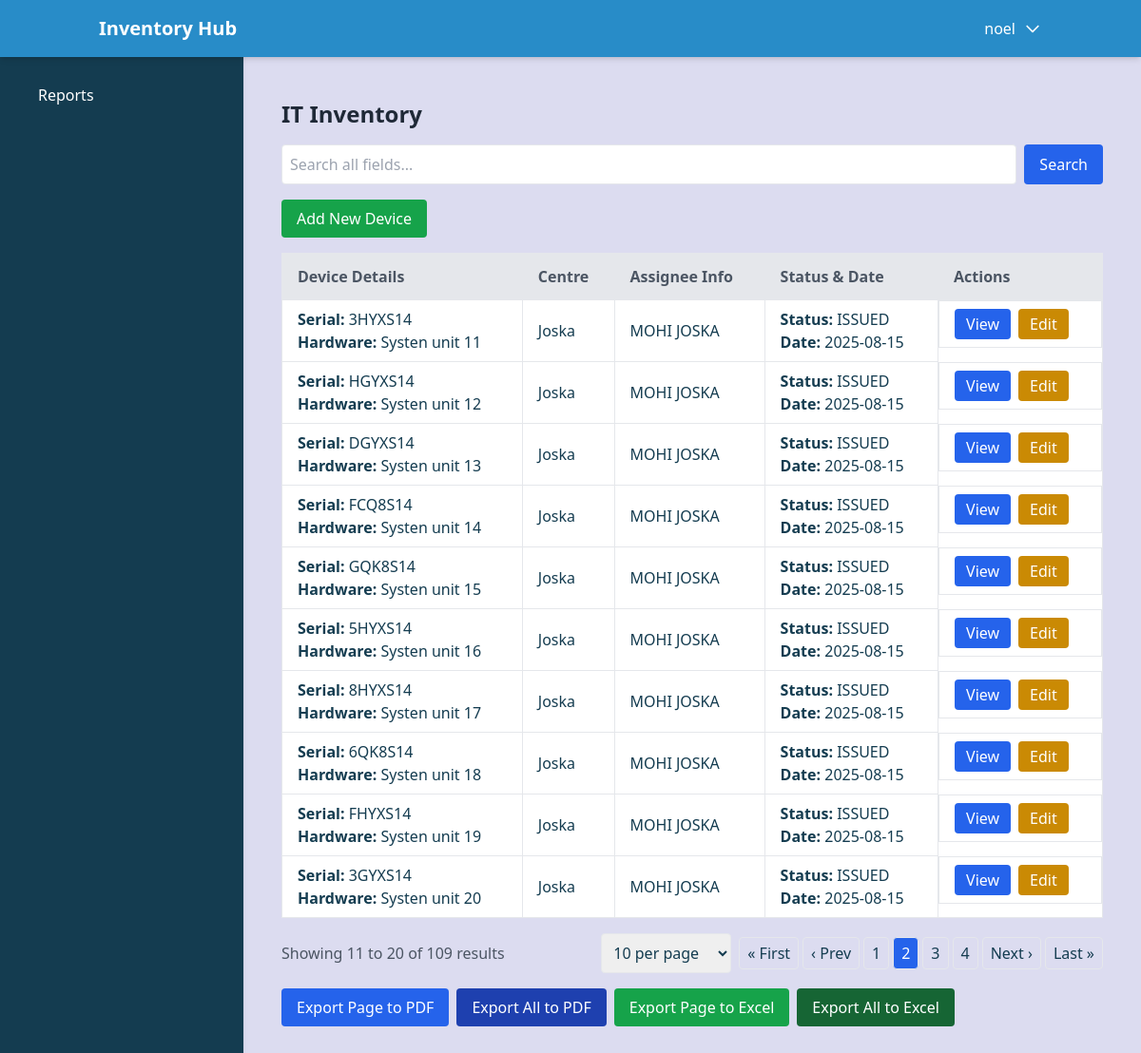
/display/displaycsv/?page=2&items_per_page=10 (signed in), run on an earlier commit of the app's database.
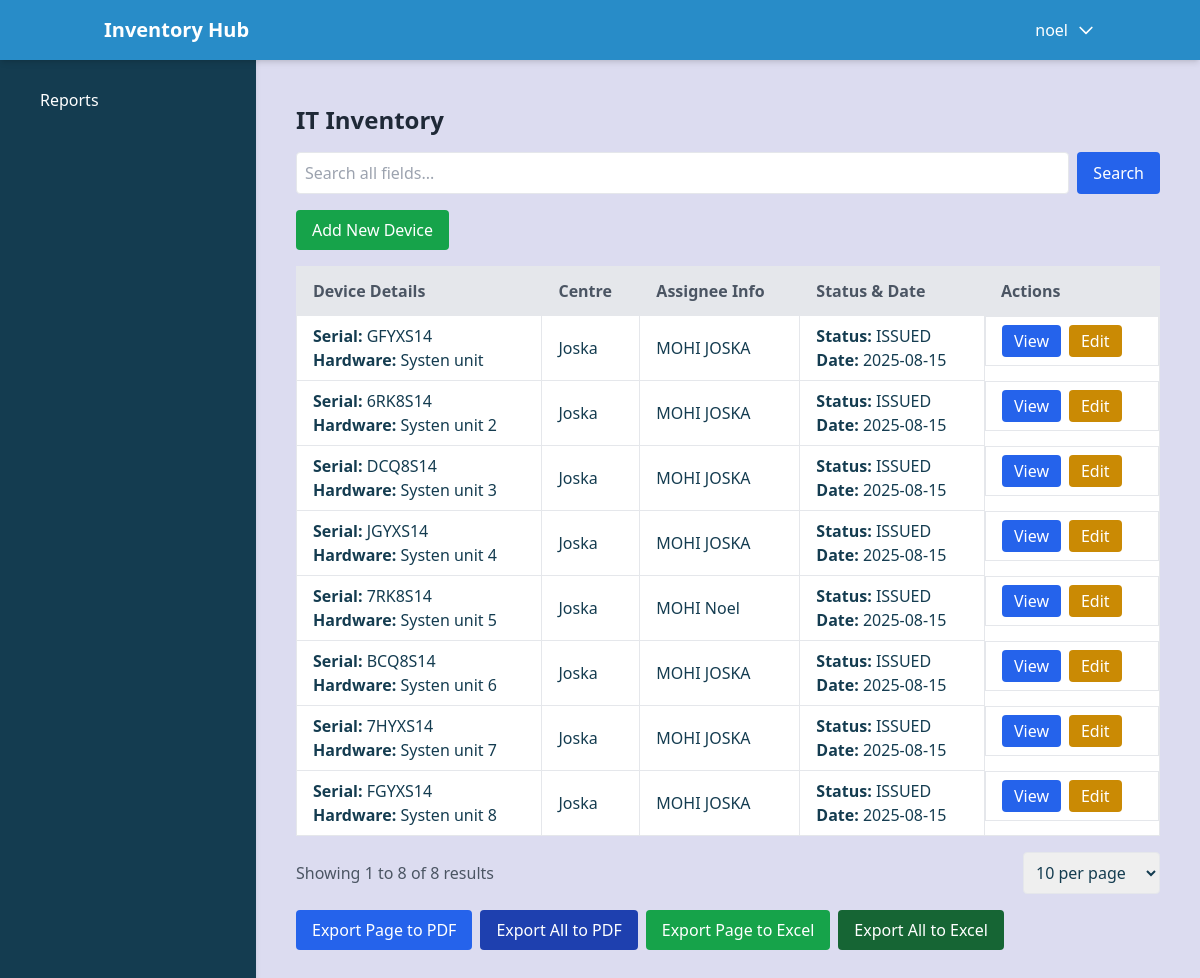
And on a later commit of the database.
### devices/models.py (models this page shows, shortened)
class Import(models.Model):
    centre = models.ForeignKey(Centre, on_delete=models.SET_NULL, null=True, blank=True)
    department = models.CharField(max_length=100, blank=True, null=True)
    hardware = models.CharField(max_length=100, blank=True, null=True)
    system_model = models.CharField(max_length=100, blank=True, null=True)
    processor = models.CharField(max_length=100, blank=True, null=True)
    ram_gb = models.CharField(max_length=10, blank=True, null=True)
    hdd_gb = models.CharField(max_length=10, blank=True, null=True)
    serial_number = models.CharField(max_length=100, blank=True, null=True)
    assignee_first_name = models.CharField(max_length=50, blank=True, null=True)
    assignee_last_name = models.CharField(max_length=50, blank=True, null=True)
    assignee_email_address = models.EmailField(blank=True, null=True)
    device_condition = models.CharField(max_length=100, blank=True, null=True)
    status = models.CharField(max_length=50, blank=True, null=True)
    date = models.DateField(blank=True, null=True)
    added_by = models.ForeignKey(CustomUser, on_delete=models.SET_NULL, null=True, related_name='imports_added')
    approved_by = models.ForeignKey(CustomUser, on_delete=models.SET_NULL, null=True, blank=True, related_name='imports_approved')
    is_approved = models.BooleanField(default=False)
    reason_for_update = models.TextField(blank=True, null=True)

class Centre(models.Model):
    name = models.CharField(max_length=300)
    centre_code = models.CharField(max_length=30, unique=True)
    def __str__(self):
        return f"{self.name} ({self.centre_code})"

### devices/views.py (the view, shortened to what this page needs)
# urls.py: path('displaycsv/', views.display_csv, name='display_csv'),
@login_required
def display_csv(request):
    if request.user.is_superuser:
        data = Import.objects.all()
        logger.debug("Superuser: Fetching all Import records")
    elif request.user.is_trainer:
        if not request.user.centre:
            logger.warning(f"Trainer {request.user.username} has no associated centre")
            data = Import.objects.none()
        else:
            data = Import.objects.filter(centre=request.user.centre)
            logger.debug(f"Trainer {request.user.username}: Fetching records for centre {request.user.centre}, count: {data.count()}")
    else:
        data = Import.objects.none()
        logger.debug(f"User {request.user.username} is neither superuser nor trainer")
    search_query = request.GET.get('search', '')
    items_per_page = request.GET.get('items_per_page', '10')
    try:
        items_per_page = int(items_per_page)
        if items_per_page not in [10, 25, 50, 100, 500]:
            items_per_page = 10
    except ValueError:
        items_per_page = 10
    paginator = Paginator(data, items_per_page)
    page_number = request.GET.get('page', 1)
    try:
        page_number = int(page_number)
    except ValueError:
        page_number = 1
    try:
        data_on_page = paginator.page(page_number)
    except PageNotAnInteger:
        data_on_page = paginator.page(1)
    except EmptyPage:
        data_on_page = paginator.page(paginator.num_pages)
    logger.debug(f"Page {page_number}: {len(data_on_page)} records, Total pages: {paginator.num_pages}")
    data_with_pending = []
    unapproved_count = 0
    for item in data_on_page:
        pending_update = item.pending_updates.order_by('-created_at').first()
        data_with_pending.append({
            'item': item,
            'pending_update': pending_update
        })
        if not item.is_approved:
            unapproved_count += 1
    report_data = {
        'total_records': data.count(),
        'search_query': search_query,
        'items_per_page': items_per_page,
    }
    items_per_page_options = [10, 25, 50, 100, 500]
    return render(request, 'import/displaycsv.html', {
        'data_with_pending': data_with_pending,
        'paginator': paginator,
        'data': data_on_page,
        'report_data': report_data,
        'centres': Centre.objects.all(),
        'items_per_page_options': items_per_page_options,
        'unapproved_count': unapproved_count
    })

### devices/models.py (called while the page is built)
    def __str__(self):
        return self.username

### devices/templates/import/displaycsv.html (shortened to what the changed rows need)
{% extends 'dashboard.html' %}
{% block content %}
<div class="container mx-auto p-4">
  <h2 class="text-2xl font-bold mb-4 text-gray-800">IT Inventory</h2>
  <div class="overflow-x-auto">
    <table class="min-w-full bg-white border shadow-sm">
      <thead>
        <tr class="bg-gray-200 text-gray-600">
          <th class="py-3 px-4 border text-left">Device Details</th>
          <th class="py-3 px-4 border text-left">Centre</th>
          <th class="py-3 px-4 border text-left">Assignee Info</th>
          <th class="py-3 px-4 border text-left">Status & Date</th>
          <th class="py-3 px-4 border text-left">Actions</th>
        </tr>
      </thead>
      <tbody>
        {% if data_with_pending %}
          {% for entry in data_with_pending %}
            {% with item=entry.item %}
            <tr class="hover:bg-gray-50 animate__animated animate__fadeIn transition duration-150">
              <td class="py-2 px-4 border">
                <strong>Serial:</strong> {{ item.serial_number|default:"N/A" }}<br>
                <strong>Hardware:</strong> {{ item.hardware|default:"N/A" }}
              </td>
              <td class="py-2 px-4 border">{{ item.centre.name|default:"N/A" }}</td>
              <td class="py-2 px-4 border">{{ item.assignee_first_name|default:"N/A" }} {{ item.assignee_last_name|default:"" }}</td>
              <td class="py-2 px-4 border">
                <strong>Status:</strong> {{ item.status|default:"N/A" }}<br>
                <strong>Date:</strong> {{ item.date|date:"Y-m-d"|default:"N/A" }}
              </td>
              <td class="py-2 px-4 border flex space-x-2">
                <button class="bg-blue-600 text-white px-3 py-1 rounded hover:bg-blue-700 transition duration-200" onclick="openModal('viewModal{{ item.id }}')">View</button>
                {% if user.is_superuser or user.is_trainer %}
                  <button class="bg-yellow-600 text-white px-3 py-1 rounded hover:bg-yellow-700 transition duration-200" onclick="openModal('editModal{{ item.id }}')">Edit</button>
                {% endif %}
              </td>
            </tr>
            {% endwith %}
          {% endfor %}
        {% else %}
          <tr>
            <td colspan="5" class="py-2 px-4 border text-center text-gray-600">No records found.</td>
          </tr>
        {% endif %}
      </tbody>
    </table>
  </div>
  {% if paginator.num_pages > 1 or data_with_pending %}
    <div class="flex flex-col md:flex-row justify-between items-center mt-4 space-y-4 md:space-y-0">
      <div class="text-gray-600">
        Showing {{ data.start_index }} to {{ data.end_index }} of {{ report_data.total_records }} results
      </div>
      <div class="flex space-x-2 items-center">
        <div>
          <select onchange="updateItemsPerPage(this)" class="border p-2 rounded focus:outline-none focus:ring-2 focus:ring-blue-500">
            {% for size in items_per_page_options %}
              <option value="{{ size }}" {% if report_data.items_per_page|add:"0" == size|add:"0" %}selected{% endif %}>{{ size }} per page</option>
            {% endfor %}
          </select>
        </div>
        {% if paginator.num_pages > 1 %}
          <div class="flex space-x-1">
            {% if data.has_previous %}
              <a href="{% url 'display_csv' %}?page=1&items_per_page={{ report_data.items_per_page }}" class="px-2 py-1 border rounded hover:bg-gray-200 transition duration-200">&laquo; First</a>
              <a href="{% url 'display_csv' %}?page={{ data.previous_page_number }}&items_per_page={{ report_data.items_per_page }}{% if report_data.search_query %}&search={{ report_data.search_query }}{% endif %}" class="px-2 py-1 border rounded hover:bg-gray-200 transition duration-200">&lsaquo; Prev</a>
            {% endif %}
            {% for num in paginator.page_range %}
              {% if num >= data.number|add:-2 and num <= data.number|add:2 %}
                <a href="{% url 'display_csv' %}?page={{ num }}&items_per_page={{ report_data.items_per_page }}{% if report_data.search_query %}&search={{ report_data.search_query }}{% endif %}" class="px-2 py-1 border rounded {% if num == data.number %}bg-blue-600 text-white{% else %}hover:bg-gray-200{% endif %} transition duration-200">{{ num }}</a>
              {% endif %}
            {% endfor %}
            {% if data.has_next %}
              <a href="{% url 'display_csv' %}?page={{ data.next_page_number }}&items_per_page={{ report_data.items_per_page }}{% if report_data.search_query %}&search={{ report_data.search_query }}{% endif %}" class="px-2 py-1 border rounded hover:bg-gray-200 transition duration-200">Next &rsaquo;</a>
              <a href="{% url 'display_csv' %}?page={{ paginator.num_pages }}&items_per_page={{ report_data.items_per_page }}{% if report_data.search_query %}&search={{ report_data.search_query }}{% endif %}" class="px-2 py-1 border rounded hover:bg-gray-200 transition duration-200">Last &raquo;</a>
            {% endif %}
          </div>
        {% endif %}
      </div>
    </div>
  {% endif %}
</div>
{% endblock %}

What changed in the data, as far as the page shows it:
removed Import: item.serial_number "3HYXS14", item.hardware "Systen unit 11", item.centre.name "Joska", item.assignee_first_name "MOHI", item.assignee_last_name "JOSKA", item.status "ISSUED", item "2025-08-15"
removed Import: item.serial_number "HGYXS14", item.hardware "Systen unit 12", item.centre.name "Joska", item.assignee_first_name "MOHI", item.assignee_last_name "JOSKA", item.status "ISSUED", item "2025-08-15"
removed Import: item.serial_number "DGYXS14", item.hardware "Systen unit 13", item.centre.name "Joska", item.assignee_first_name "MOHI", item.assignee_last_name "JOSKA", item.status "ISSUED", item "2025-08-15"
removed Import: item.serial_number "FCQ8S14", item.hardware "Systen unit 14", item.centre.name "Joska", item.assignee_first_name "MOHI", item.assignee_last_name "JOSKA", item.status "ISSUED", item "2025-08-15"
removed Import: item.serial_number "GQK8S14", item.hardware "Systen unit 15", item.centre.name "Joska", item.assignee_first_name "MOHI", item.assignee_last_name "JOSKA", item.status "ISSUED", item "2025-08-15"
removed Import: item.serial_number "5HYXS14", item.hardware "Systen unit 16", item.centre.name "Joska", item.assignee_first_name "MOHI", item.assignee_last_name "JOSKA", item.status "ISSUED", item "2025-08-15"
removed Import: item.serial_number "8HYXS14", item.hardware "Systen unit 17", item.centre.name "Joska", item.assignee_first_name "MOHI", item.assignee_last_name "JOSKA", item.status "ISSUED", item "2025-08-15"
removed Import: item.serial_number "6QK8S14", item.hardware "Systen unit 18", item.centre.name "Joska", item.assignee_first_name "MOHI", item.assignee_last_name "JOSKA", item.status "ISSUED", item "2025-08-15"
removed Import: item.serial_number "FHYXS14", item.hardware "Systen unit 19", item.centre.name "Joska", item.assignee_first_name "MOHI", item.assignee_last_name "JOSKA", item.status "ISSUED", item "2025-08-15"
removed Import: item.serial_number "3GYXS14", item.hardware "Systen unit 20", item.centre.name "Joska", item.assignee_first_name "MOHI", item.assignee_last_name "JOSKA", item.status "ISSUED", item "2025-08-15"
now on this page (row edited): Import: item.serial_number "GFYXS14", item.hardware "Systen unit", item.centre.name "Joska", item.assignee_first_name "MOHI", item.assignee_last_name "JOSKA", item.status "ISSUED", item "2025-08-15"
now on this page (row edited): Import: item.serial_number "6RK8S14", item.hardware "Systen unit 2", item.centre.name "Joska", item.assignee_first_name "MOHI", item.assignee_last_name "JOSKA", item.status "ISSUED", item "2025-08-15"
now on this page (row edited): Import: item.serial_number "DCQ8S14", item.hardware "Systen unit 3", item.centre.name "Joska", item.assignee_first_name "MOHI", item.assignee_last_name "JOSKA", item.status "ISSUED", item "2025-08-15"
now on this page (row edited): Import: item.serial_number "JGYXS14", item.hardware "Systen unit 4", item.centre.name "Joska", item.assignee_first_name "MOHI", item.assignee_last_name "JOSKA", item.status "ISSUED", item "2025-08-15"
now on this page (row edited): Import: item.serial_number "7RK8S14", item.hardware "Systen unit 5", item.centre.name "Joska", item.assignee_first_name "MOHI", item.assignee_last_name "Noel", item.status "ISSUED", item "2025-08-15"
now on this page (row edited): Import: item.serial_number "BCQ8S14", item.hardware "Systen unit 6", item.centre.name "Joska", item.assignee_first_name "MOHI", item.assignee_last_name "JOSKA", item.status "ISSUED", item "2025-08-15"
now on this page (row edited): Import: item.serial_number "7HYXS14", item.hardware "Systen unit 7", item.centre.name "Joska", item.assignee_first_name "MOHI", item.assignee_last_name "JOSKA", item.status "ISSUED", item "2025-08-15"
now on this page (row edited): Import: item.serial_number "FGYXS14", item.hardware "Systen unit 8", item.centre.name "Joska", item.assignee_first_name "MOHI", item.assignee_last_name "JOSKA", item.status "ISSUED", item "2025-08-15"
Also different on the page:
{{ data.start_index }}: "11" → "1"
{{ data.end_index }}: "20" → "8"
{{ report_data.total_records }}: "109" → "8"
text no longer shown: "« First ‹ Prev Next › Last »"
list line gone: "1"
list line gone: "2"
list line gone: "3"
list line gone: "4"
